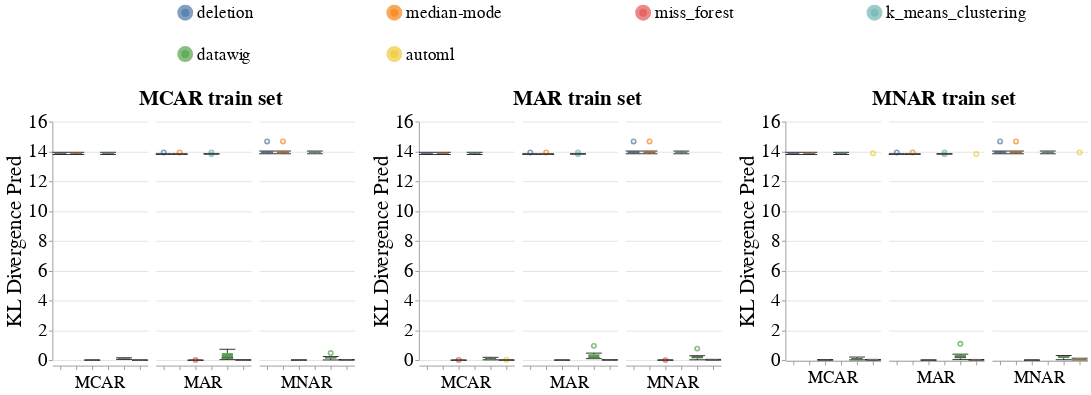

Notebook source saved alongside this figure:
### Code cell
# Numerical
create_box_plots_for_diff_imputers(dataset_name=DATASET_NAME,
                                   column_name='SoundSleep',
                                   metric_name='kl_divergence_pred',
                                   db_client=db_client,
                                   without_dummy=True)
